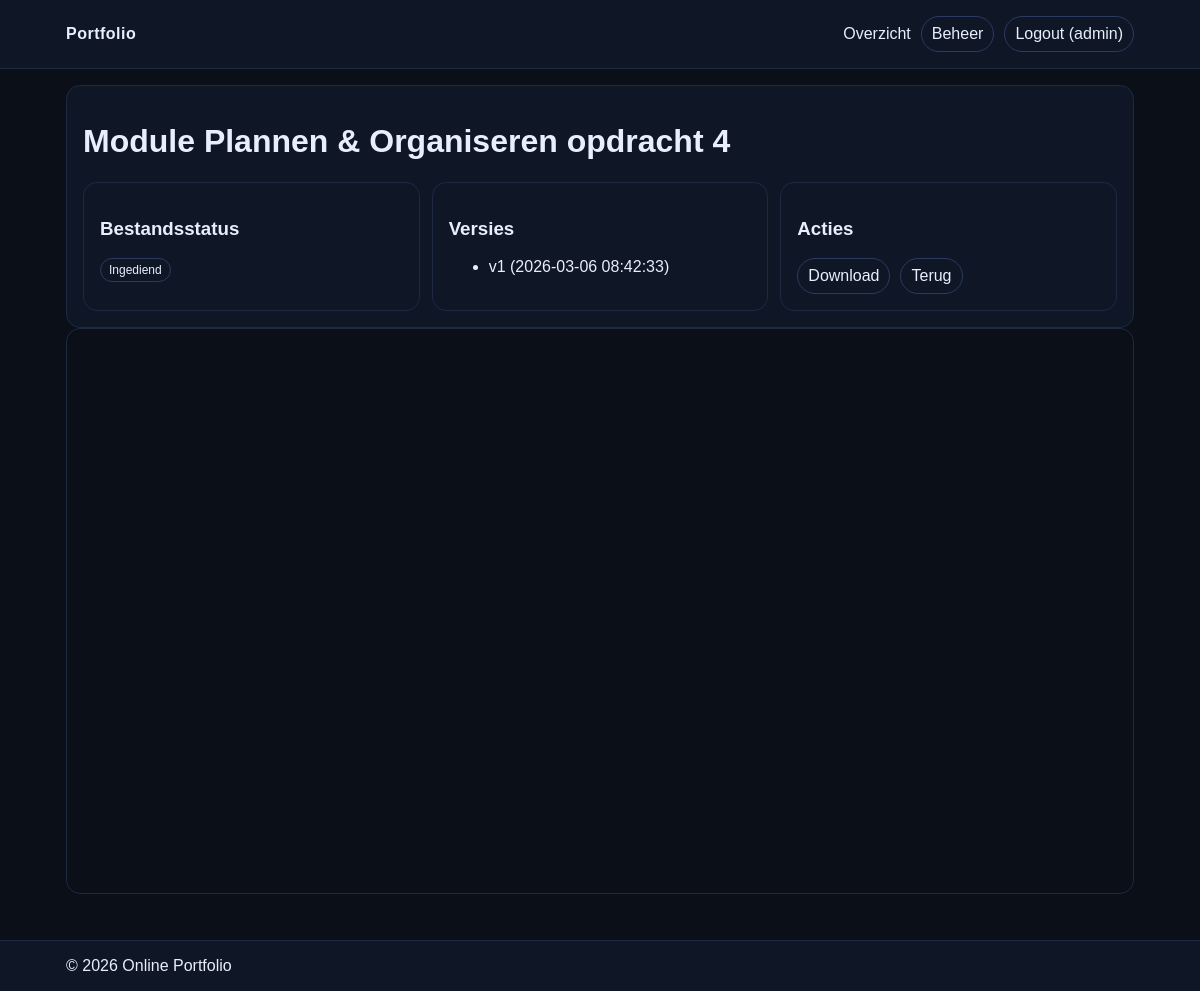
Screenshot of /views/view.php?vid=2 (signed in) with the database file from the repository.
### tables this page shows
CREATE TABLE `file_versions` (
  `id` int(11) NOT NULL,
  `file_id` int(11) NOT NULL,
  `version_number` int(11) NOT NULL,
  `stored_name` varchar(255) NOT NULL,
  `original_name` varchar(255) NOT NULL,
  `mime` varchar(120) NOT NULL,
  `uploaded_by` int(11) NOT NULL,
  `uploaded_at` timestamp NULL DEFAULT current_timestamp(),
  `mime_type` varchar(100) DEFAULT NULL
);

CREATE TABLE `files` (
  `id` int(11) NOT NULL,
  `module_id` int(11) NOT NULL,
  `title` varchar(200) NOT NULL,
  `description` text DEFAULT NULL,
  `status` enum('submitted','approved','rejected') NOT NULL DEFAULT 'submitted',
  `created_at` timestamp NULL DEFAULT current_timestamp()
);

### includes/helpers.php (called while the page is built, shortened)
<?php
if (!function_exists('h')) {
    function h(string $s): string {
        return htmlspecialchars($s, ENT_QUOTES | ENT_SUBSTITUTE, 'UTF-8');
    }
}
if (!function_exists('get_int')) {
    function get_int(string $key): int {
        return (int)($_GET[$key] ?? 0);
    }
}

### includes/auth.php (called while the page is built, shortened)
<?php
require_once __DIR__ . '/helpers.php';
if (!function_exists('is_logged_in')) {
    function is_logged_in(): bool {
        return isset($_SESSION['user']);
    }
}
if (!function_exists('current_user')) {
    function current_user(): ?array {
        return $_SESSION['user'] ?? null;
    }
}
if (!function_exists('is_admin')) {
    function is_admin(): bool {
        $u = current_user();
        return strtolower(trim((string)($u['role'] ?? ''))) === 'admin';
    }
}

### includes/guard.php (called while the page is built, shortened)
<?php
require_once __DIR__ . '/auth.php';
function can_view_file(PDO $pdo, int $fileId): bool {
  $u = current_user();
  if (is_admin()) return true;
  $st = $pdo->prepare('SELECT 1 FROM file_access WHERE visitor_id = ? AND file_id = ? AND can_view = 1');
  $st->execute([(int)$u['id'], $fileId]);
  return (bool)$st->fetch();
}
function require_version_access(PDO $pdo, int $versionId): array {
  $st = $pdo->prepare('SELECT fv.id, fv.file_id, fv.version_number, fv.stored_name, fv.original_name, fv.mime, f.title, f.description, f.status
                       FROM file_versions fv
                       JOIN files f ON f.id = fv.file_id
                       WHERE fv.id = ?');
  $st->execute([$versionId]);
  $v = $st->fetch();
  return $v;
}

### views/view.php (the view, shortened to what this page needs)
<?php
require __DIR__ . '/../includes/config.php';
require __DIR__ . '/../includes/helpers.php';
require __DIR__ . '/../includes/auth.php';
require __DIR__ . '/../includes/guard.php';
$vid = get_int('vid');
$v = require_version_access($pdo, $vid);
$st = $pdo->prepare('SELECT id, version_number, uploaded_at FROM file_versions WHERE file_id = ? ORDER BY version_number DESC');
$st->execute([(int)$v['file_id']]);
$versions = $st->fetchAll();
include __DIR__ . '/../includes/header.php';
?>
<div class="card">
  <h1><?= h((string)$v['title']) ?></h1>
  <div class="grid gridwide">
    <div class="card">
      <h3>Bestandsstatus</h3>
      <?php if ($v['status']==='approved'): ?><span class="badge ok">Goedgekeurd</span>
      <?php elseif ($v['status']==='rejected'): ?><span class="badge no">Afgekeurd / Aanpassing nodig</span>
      <?php else: ?><span class="badge">Ingediend</span>
      <?php endif; ?>
    </div>
    <div class="card">
      <h3>Versies</h3>
      <ul>
        <?php foreach ($versions as $row): ?>
          <li><a href="view.php?vid=<?= (int)$row['id'] ?>">v<?= (int)$row['version_number'] ?> (<?= h((string)$row['uploaded_at']) ?>)</a></li>
        <?php endforeach; ?>
      </ul>
    </div>
    <div class="card">
      <h3>Acties</h3>
      <div class="actions">
        <a class="pill" href="download.php?vid=<?= (int)$v['id'] ?>">Download</a>
        <a class="pill" href="../index.php">Terug</a>
      </div>
    </div>
  </div>
</div>
<div class="viewer">
  <?php
    $mime = (string)$v['mime'];
    $inlineUrl = 'file.php?vid=' . (int)$v['id'];
    if (str_starts_with($mime, 'image/')) {
      echo '<img src="' . h($inlineUrl) . '" alt="viewer" />';
    } elseif ($mime === 'application/pdf') {
      echo '<iframe src="' . h($inlineUrl) . '"></iframe>';
    } elseif (str_starts_with($mime, 'text/')) {
      echo '<iframe src="' . h($inlineUrl) . '"></iframe>';
    } else {
      echo '<div class="card"><p>Preview voor dit type is niet beschikbaar. Gebruik download.</p></div>';
    }
  ?>
</div>
<?php include __DIR__ . '/../includes/footer.php'; ?>

### assets/styles.css (style rules this page uses)
* { box-sizing:border-box }
body { margin:0;font-family:Arial,sans-serif;background:#0b0f17;color:#e8eefc }
a { color:inherit;text-decoration:none }
.pill { padding:8px 10px;border:1px solid #2a3a61;border-radius:999px;display:inline-block }
.card { border:1px solid #1e2a44;background:#0f1626;border-radius:14px;padding:16px }
.grid { display:grid;grid-template-columns:repeat(auto-fit,minmax(260px,1fr));gap:12px }
.badge { font-size:12px;padding:4px 8px;border-radius:999px;border:1px solid #2a3a61;display:inline-block }
.actions { margin-top:16px;display:flex;gap:10px;flex-wrap:wrap;align-items:center }
.viewer { width:100%;min-height:70vh;border:1px solid #1e2a44;border-radius:14px;overflow:hidden;background:#0b0f17 }
.viewer iframe { width:100%;height:70vh;border:0 }
.gridwide { grid-template-columns:repeat(auto-fit,minmax(220px,1fr)) }

### rows the page displays
file_versions: file.title "Module Plannen & Organiseren opdracht 4", version_number "1", uploaded_at "2026-03-06 08:42:33"

### other values shown
$u['username'] "admin"
